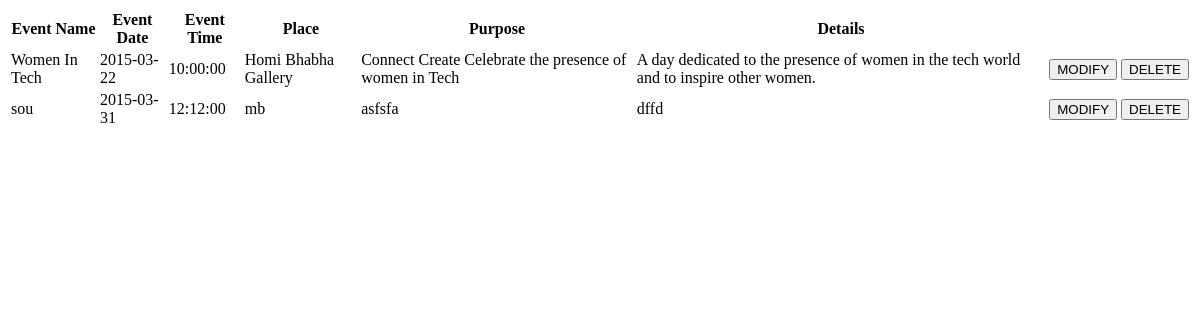
The page /event_admin/view_event.php on the database as committed earlier.
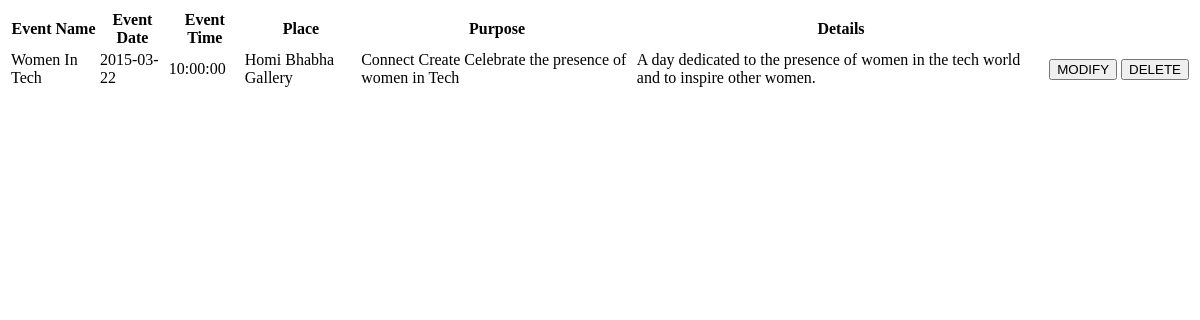
The same page on the database as committed later.
### tables this page shows
CREATE TABLE IF NOT EXISTS `events` (
  `id` int(11) NOT NULL AUTO_INCREMENT,
  `club_id` int(11) NOT NULL,
  `name` varchar(20) NOT NULL,
  `date` date NOT NULL,
  `time` time NOT NULL,
  `place` varchar(25) NOT NULL,
  `purpose` varchar(100) NOT NULL,
  `date_added` date NOT NULL,
  `details` varchar(100) NOT NULL,
  PRIMARY KEY (`id`)
);

### event_admin/view_event.php (the view, shortened to what this page needs)
<?php
	include("db_connect.php");
	$q1 = "select * from events";
	$r1 = mysqli_query($con, $q1) or die("query error");
	echo "<html><body>";
	echo "<table class='hoverable centered'><thead><tr><th>Event Name</th><th>Event Date</th><th>Event Time</th><th>Place</th><th>Purpose</th><th>Details</th></tr></thead><tbody>";
	while($row = mysqli_fetch_array($r1)) {
		echo "<tr>";
            echo "<td>$row[2]</td>";
			echo "<td>$row[3]</td>";
			echo "<td>$row[4]</td>";
			echo "<td>$row[5]</td>";
			echo "<td>$row[6]</td>";
            echo "<td>$row[8]</td>";
			echo "<td><button value='$row[0]' onclick='modify_ad(this.value)'>MODIFY</button></td>";
			echo "<td><button value='$row[0]' onclick='del_ad(this.value)'>DELETE</button></td>";
		echo "</tr>";
	}
	echo "</table></body></html>";
?>

Rows that differ between the two databases and show on the page:
removed events: name "sou", date "2015-03-31", time "12:12:00", place "mb", purpose "asfsfa", details "dffd", $row[0] 2 (drawn)
